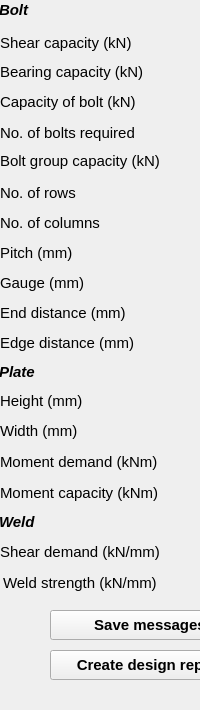
  <widget class="QDockWidget" name="outputDock">
   <property name="sizePolicy">
    <sizepolicy hsizetype="Preferred" vsizetype="Preferred">
     <horstretch>0</horstretch>
     <verstretch>0</verstretch>
    </sizepolicy>
   </property>
   <property name="minimumSize">
    <size>
     <width>125</width>
     <height>710</height>
    </size>
   </property>
   <property name="maximumSize">
    <size>
     <width>310</width>
     <height>710</height>
    </size>
   </property>
   <property name="font">
    <font>
     <pointsize>11</pointsize>
     <weight>75</weight>
     <bold>true</bold>
    </font>
   </property>
   <property name="windowTitle">
    <string>Output dock</string>
   </property>
   <attribute name="dockWidgetArea">
    <number>2</number>
   </attribute>
   <widget class="QWidget" name="dockWidgetContents_2">
    <widget class="QLineEdit" name="txtNoBolts">
     <property name="geometry">
      <rect>
       <x>200</x>
       <y>120</y>
       <width>100</width>
       <height>25</height>
      </rect>
     </property>
     <property name="font">
      <font>
       <weight>50</weight>
       <bold>false</bold>
      </font>
     </property>
     <property name="readOnly">
      <bool>true</bool>
     </property>
    </widget>
    <widget class="QLabel" name="t_7">
     <property name="geometry">
      <rect>
       <x>0</x>
       <y>120</y>
       <width>191</width>
       <height>25</height>
      </rect>
     </property>
     <property name="font">
      <font>
       <pointsize>11</pointsize>
       <weight>50</weight>
       <bold>false</bold>
      </font>
     </property>
     <property name="text">
      <string>No. of bolts required</string>
     </property>
    </widget>
    <widget class="QLineEdit" name="txtShrCapacity">
     <property name="geometry">
      <rect>
       <x>200</x>
       <y>30</y>
       <width>100</width>
       <height>25</height>
      </rect>
     </property>
     <property name="font">
      <font>
       <weight>50</weight>
       <bold>false</bold>
      </font>
     </property>
     <property name="text">
      <string/>
     </property>
     <property name="readOnly">
      <bool>true</bool>
     </property>
    </widget>
    <widget class="QLineEdit" name="txtPitch">
     <property name="geometry">
      <rect>
       <x>200</x>
       <y>240</y>
       <width>100</width>
       <height>25</height>
      </rect>
     </property>
     <property name="font">
      <font>
       <weight>50</weight>
       <bold>false</bold>
      </font>
     </property>
     <property name="readOnly">
      <bool>true</bool>
     </property>
    </widget>
    <widget class="QLineEdit" name="txtGuage">
     <property name="geometry">
      <rect>
       <x>200</x>
       <y>270</y>
       <width>100</width>
       <height>25</height>
      </rect>
     </property>
     <property name="font">
      <font>
       <weight>50</weight>
       <bold>false</bold>
      </font>
     </property>
     <property name="readOnly">
      <bool>true</bool>
     </property>
    </widget>
    <widget class="QLineEdit" name="txtBoltCapacity">
     <property name="geometry">
      <rect>
       <x>200</x>
       <y>90</y>
       <width>100</width>
       <height>25</height>
      </rect>
     </property>
     <property name="font">
      <font>
       <weight>50</weight>
       <bold>false</bold>
      </font>
     </property>
     <property name="readOnly">
      <bool>true</bool>
     </property>
    </widget>
    <widget class="QLineEdit" name="txt_col">
     <property name="geometry">
      <rect>
       <x>200</x>
       <y>210</y>
       <width>100</width>
       <height>25</height>
      </rect>
     </property>
     <property name="font">
      <font>
       <weight>50</weight>
       <bold>false</bold>
      </font>
     </property>
     <property name="readOnly">
      <bool>true</bool>
     </property>
    </widget>
    <widget class="QLineEdit" name="txt_row">
     <property name="geometry">
      <rect>
       <x>200</x>
       <y>180</y>
       <width>100</width>
       <height>25</height>
      </rect>
     </property>
     <property name="font">
      <font>
       <weight>50</weight>
       <bold>false</bold>
      </font>
     </property>
     <property name="readOnly">
      <bool>true</bool>
     </property>
    </widget>
    <widget class="QLabel" name="label_152">
     <property name="geometry">
      <rect>
       <x>0</x>
       <y>270</y>
       <width>130</width>
       <height>25</height>
      </rect>
     </property>
     <property name="font">
      <font>
       <pointsize>11</pointsize>
       <weight>50</weight>
       <bold>false</bold>
      </font>
     </property>
     <property name="text">
      <string>Gauge (mm)</string>
     </property>
    </widget>
    <widget class="QLabel" name="labl123_7">
     <property name="geometry">
      <rect>
       <x>0</x>
       <y>90</y>
       <width>179</width>
       <height>25</height>
      </rect>
     </property>
     <property name="font">
      <font>
       <pointsize>11</pointsize>
       <weight>50</weight>
       <bold>false</bold>
      </font>
     </property>
     <property name="text">
      <string>&lt;html&gt;&lt;head/&gt;&lt;body&gt;&lt;p&gt;Capacity of bolt (kN)&lt;/p&gt;&lt;/body&gt;&lt;/html&gt;</string>
     </property>
    </widget>
    <widget class="QLineEdit" name="txtbearCapacity">
     <property name="geometry">
      <rect>
       <x>200</x>
       <y>60</y>
       <width>100</width>
       <height>25</height>
      </rect>
     </property>
     <property name="font">
      <font>
       <weight>50</weight>
       <bold>false</bold>
      </font>
     </property>
     <property name="readOnly">
      <bool>true</bool>
     </property>
    </widget>
    <widget class="QLabel" name="label_153">
     <property name="geometry">
      <rect>
       <x>0</x>
       <y>300</y>
       <width>179</width>
       <height>25</height>
      </rect>
     </property>
     <property name="font">
      <font>
       <pointsize>11</pointsize>
       <weight>50</weight>
       <bold>false</bold>
      </font>
     </property>
     <property name="text">
      <string>End distance (mm)</string>
     </property>
    </widget>
    <widget class="QLabel" name="lbl_col_7">
     <property name="geometry">
      <rect>
       <x>0</x>
       <y>210</y>
       <width>130</width>
       <height>25</height>
      </rect>
     </property>
     <property name="font">
      <font>
       <pointsize>11</pointsize>
       <weight>50</weight>
       <bold>false</bold>
      </font>
     </property>
     <property name="text">
      <string>No. of columns</string>
     </property>
    </widget>
    <widget class="QLabel" name="label_154">
     <property name="geometry">
      <rect>
       <x>0</x>
       <y>240</y>
       <width>130</width>
       <height>25</height>
      </rect>
     </property>
     <property name="font">
      <font>
       <pointsize>11</pointsize>
       <weight>50</weight>
       <bold>false</bold>
      </font>
     </property>
     <property name="text">
      <string>Pitch (mm)</string>
     </property>
    </widget>
    <widget class="QLineEdit" name="txtEdgeDist">
     <property name="geometry">
      <rect>
       <x>200</x>
       <y>330</y>
       <width>100</width>
       <height>25</height>
      </rect>
     </property>
     <property name="font">
      <font>
       <weight>50</weight>
       <bold>false</bold>
      </font>
     </property>
     <property name="readOnly">
      <bool>true</bool>
     </property>
    </widget>
    <widget class="QLabel" name="lbl_row_7">
     <property name="geometry">
      <rect>
       <x>0</x>
       <y>180</y>
       <width>130</width>
       <height>25</height>
      </rect>
     </property>
     <property name="font">
      <font>
       <pointsize>11</pointsize>
       <weight>50</weight>
       <bold>false</bold>
      </font>
     </property>
     <property name="text">
      <string>No. of rows</string>
     </property>
    </widget>
    <widget class="QLabel" name="label_155">
     <property name="geometry">
      <rect>
       <x>0</x>
       <y>330</y>
       <width>179</width>
       <height>25</height>
      </rect>
     </property>
     <property name="font">
      <font>
       <pointsize>11</pointsize>
       <weight>50</weight>
       <bold>false</bold>
      </font>
     </property>
     <property name="text">
      <string>Edge distance (mm)</string>
     </property>
    </widget>
    <widget class="QLabel" name="label_156">
     <property name="geometry">
      <rect>
       <x>0</x>
       <y>30</y>
       <width>161</width>
       <height>25</height>
      </rect>
     </property>
     <property name="font">
      <font>
       <pointsize>11</pointsize>
       <weight>50</weight>
       <bold>false</bold>
      </font>
     </property>
     <property name="text">
      <string>Shear capacity (kN)</string>
     </property>
    </widget>
    <widget class="QLineEdit" name="txtEndDist">
     <property name="geometry">
      <rect>
       <x>200</x>
       <y>300</y>
       <width>100</width>
       <height>25</height>
      </rect>
     </property>
     <property name="font">
      <font>
       <weight>50</weight>
       <bold>false</bold>
      </font>
     </property>
     <property name="readOnly">
      <bool>true</bool>
     </property>
    </widget>
    <widget class="QLabel" name="label_157">
     <property name="geometry">
      <rect>
       <x>-1</x>
       <y>0</y>
       <width>66</width>
       <height>20</height>
      </rect>
     </property>
     <property name="font">
      <font>
       <pointsize>11</pointsize>
       <weight>50</weight>
       <bold>false</bold>
      </font>
     </property>
     <property name="text">
      <string>&lt;html&gt;&lt;head/&gt;&lt;body&gt;&lt;p&gt;&lt;span style=&quot; font-weight:600; font-style:italic;&quot;&gt;Bolt&lt;/span&gt;&lt;/p&gt;&lt;/body&gt;&lt;/html&gt;</string>
     </property>
    </widget>
    <widget class="QLabel" name="label_158">
     <property name="geometry">
      <rect>
       <x>0</x>
       <y>60</y>
       <width>179</width>
       <height>25</height>
      </rect>
     </property>
     <property name="font">
      <font>
       <pointsize>11</pointsize>
       <weight>50</weight>
       <bold>false</bold>
      </font>
     </property>
     <property name="text">
      <string>&lt;html&gt;&lt;head/&gt;&lt;body&gt;&lt;p&gt;Bearing capacity (kN)&lt;/p&gt;&lt;/body&gt;&lt;/html&gt;</string>
     </property>
    </widget>
    <widget class="QLabel" name="label_160">
     <property name="geometry">
      <rect>
       <x>0</x>
       <y>480</y>
       <width>191</width>
       <height>25</height>
      </rect>
     </property>
     <property name="font">
      <font>
       <pointsize>11</pointsize>
       <weight>50</weight>
       <bold>false</bold>
      </font>
     </property>
     <property name="text">
      <string>Moment capacity (kNm)</string>
     </property>
    </widget>
    <widget class="QLineEdit" name="txtMomntCapacity">
     <property name="geometry">
      <rect>
       <x>200</x>
       <y>480</y>
       <width>100</width>
       <height>25</height>
      </rect>
     </property>
     <property name="font">
      <font>
       <weight>50</weight>
       <bold>false</bold>
      </font>
     </property>
     <property name="readOnly">
      <bool>true</bool>
     </property>
    </widget>
    <widget class="QLabel" name="label_161">
     <property name="geometry">
      <rect>
       <x>-1</x>
       <y>360</y>
       <width>130</width>
       <height>25</height>
      </rect>
     </property>
     <property name="font">
      <font>
       <pointsize>11</pointsize>
      </font>
     </property>
     <property name="text">
      <string>&lt;html&gt;&lt;head/&gt;&lt;body&gt;&lt;p&gt;&lt;span style=&quot; font-weight:600; font-style:italic;&quot;&gt;Plate&lt;/span&gt;&lt;/p&gt;&lt;/body&gt;&lt;/html&gt;</string>
     </property>
    </widget>
    <widget class="QLineEdit" name="txtExtMomnt">
     <property name="geometry">
      <rect>
       <x>200</x>
       <y>450</y>
       <width>100</width>
       <height>25</height>
      </rect>
     </property>
     <property name="font">
      <font>
       <weight>50</weight>
       <bold>false</bold>
      </font>
     </property>
     <property name="readOnly">
      <bool>true</bool>
     </property>
    </widget>
    <widget class="QLabel" name="label_162">
     <property name="geometry">
      <rect>
       <x>0</x>
       <y>450</y>
       <width>191</width>
       <height>25</height>
      </rect>
     </property>
     <property name="font">
      <font>
       <pointsize>11</pointsize>
       <weight>50</weight>
       <bold>false</bold>
      </font>
     </property>
     <property name="focusPolicy">
      <enum>Qt::NoFocus</enum>
     </property>
     <property name="text">
      <string>&lt;html&gt;&lt;head/&gt;&lt;body&gt;&lt;p&gt;Moment demand (kNm)&lt;/p&gt;&lt;/body&gt;&lt;/html&gt;</string>
     </property>
    </widget>
    <widget class="QLineEdit" name="txtWeldStrng">
     <property name="geometry">
      <rect>
       <x>200</x>
       <y>570</y>
       <width>100</width>
       <height>25</height>
      </rect>
     </property>
     <property name="font">
      <font>
       <weight>50</weight>
       <bold>false</bold>
      </font>
     </property>
     <property name="readOnly">
      <bool>true</bool>
     </property>
    </widget>
    <widget class="QLabel" name="label_163">
     <property name="geometry">
      <rect>
       <x>0</x>
       <y>540</y>
       <width>191</width>
       <height>25</height>
      </rect>
     </property>
     <property name="font">
      <font>
       <pointsize>11</pointsize>
       <weight>50</weight>
       <bold>false</bold>
      </font>
     </property>
     <property name="text">
      <string>&lt;html&gt;&lt;head/&gt;&lt;body&gt;&lt;p&gt;Shear demand (kN/mm)&lt;/p&gt;&lt;/body&gt;&lt;/html&gt;</string>
     </property>
    </widget>
    <widget class="QLabel" name="label_164">
     <property name="geometry">
      <rect>
       <x>3</x>
       <y>570</y>
       <width>191</width>
       <height>25</height>
      </rect>
     </property>
     <property name="font">
      <font>
       <pointsize>11</pointsize>
       <weight>50</weight>
       <bold>false</bold>
      </font>
     </property>
     <property name="text">
      <string>Weld strength (kN/mm)</string>
     </property>
    </widget>
    <widget class="QLineEdit" name="txtResltShr">
     <property name="geometry">
      <rect>
       <x>200</x>
       <y>540</y>
       <width>100</width>
       <height>25</height>
      </rect>
     </property>
     <property name="font">
      <font>
       <weight>50</weight>
       <bold>false</bold>
      </font>
     </property>
     <property name="readOnly">
      <bool>true</bool>
     </property>
    </widget>
    <widget class="QLabel" name="label_166">
     <property name="geometry">
      <rect>
       <x>-1</x>
       <y>510</y>
       <width>130</width>
       <height>25</height>
      </rect>
     </property>
     <property name="font">
      <font>
       <pointsize>11</pointsize>
      </font>
     </property>
     <property name="text">
      <string>&lt;html&gt;&lt;head/&gt;&lt;body&gt;&lt;p&gt;&lt;span style=&quot; font-weight:600; font-style:italic;&quot;&gt;Weld&lt;/span&gt;&lt;/p&gt;&lt;/body&gt;&lt;/html&gt;</string>
     </property>
    </widget>
    <widget class="QPushButton" name="btn_SaveMessages">
     <property name="geometry">
      <rect>
       <x>50</x>
       <y>610</y>
       <width>200</width>
       <height>30</height>
      </rect>
     </property>
     <property name="text">
      <string>Save messages</string>
     </property>
    </widget>
    <widget class="QPushButton" name="btn_CreateDesign">
     <property name="geometry">
      <rect>
       <x>50</x>
       <y>650</y>
       <width>200</width>
       <height>30</height>
      </rect>
     </property>
     <property name="text">
      <string>Create design report</string>
     </property>
    </widget>
    <widget class="QLabel" name="plateHeight">
     <property name="geometry">
      <rect>
       <x>0</x>
       <y>390</y>
       <width>100</width>
       <height>22</height>
      </rect>
     </property>
     <property name="font">
      <font>
       <pointsize>11</pointsize>
       <weight>50</weight>
       <bold>false</bold>
      </font>
     </property>
     <property name="text">
      <string>Height (mm)</string>
     </property>
    </widget>
    <widget class="QLineEdit" name="txtplate_ht">
     <property name="geometry">
      <rect>
       <x>200</x>
       <y>390</y>
       <width>100</width>
       <height>25</height>
      </rect>
     </property>
     <property name="font">
      <font>
       <weight>50</weight>
       <bold>false</bold>
      </font>
     </property>
    </widget>
    <widget class="QLineEdit" name="txtplate_width">
     <property name="geometry">
      <rect>
       <x>200</x>
       <y>420</y>
       <width>100</width>
       <height>25</height>
      </rect>
     </property>
     <property name="font">
      <font>
       <weight>50</weight>
       <bold>false</bold>
      </font>
     </property>
    </widget>
    <widget class="QLabel" name="label_2">
     <property name="geometry">
      <rect>
       <x>0</x>
       <y>420</y>
       <width>100</width>
       <height>22</height>
      </rect>
     </property>
     <property name="font">
      <font>
       <pointsize>11</pointsize>
       <weight>50</weight>
       <bold>false</bold>
      </font>
     </property>
     <property name="text">
      <string>Width (mm)</string>
     </property>
    </widget>
    <widget class="QLabel" name="label_10">
     <property name="geometry">
      <rect>
       <x>0</x>
       <y>150</y>
       <width>200</width>
       <height>22</height>
      </rect>
     </property>
     <property name="font">
      <font>
       <pointsize>11</pointsize>
       <weight>50</weight>
       <bold>false</bold>
      </font>
     </property>
     <property name="text">
      <string>Bolt group capacity (kN)</string>
     </property>
    </widget>
    <widget class="QLineEdit" name="txtboltgrpcapacity">
     <property name="geometry">
      <rect>
       <x>200</x>
       <y>150</y>
       <width>100</width>
       <height>25</height>
      </rect>
     </property>
     <property name="font">
      <font>
       <weight>50</weight>
       <bold>false</bold>
      </font>
     </property>
    </widget>
   </widget>
  </widget>
